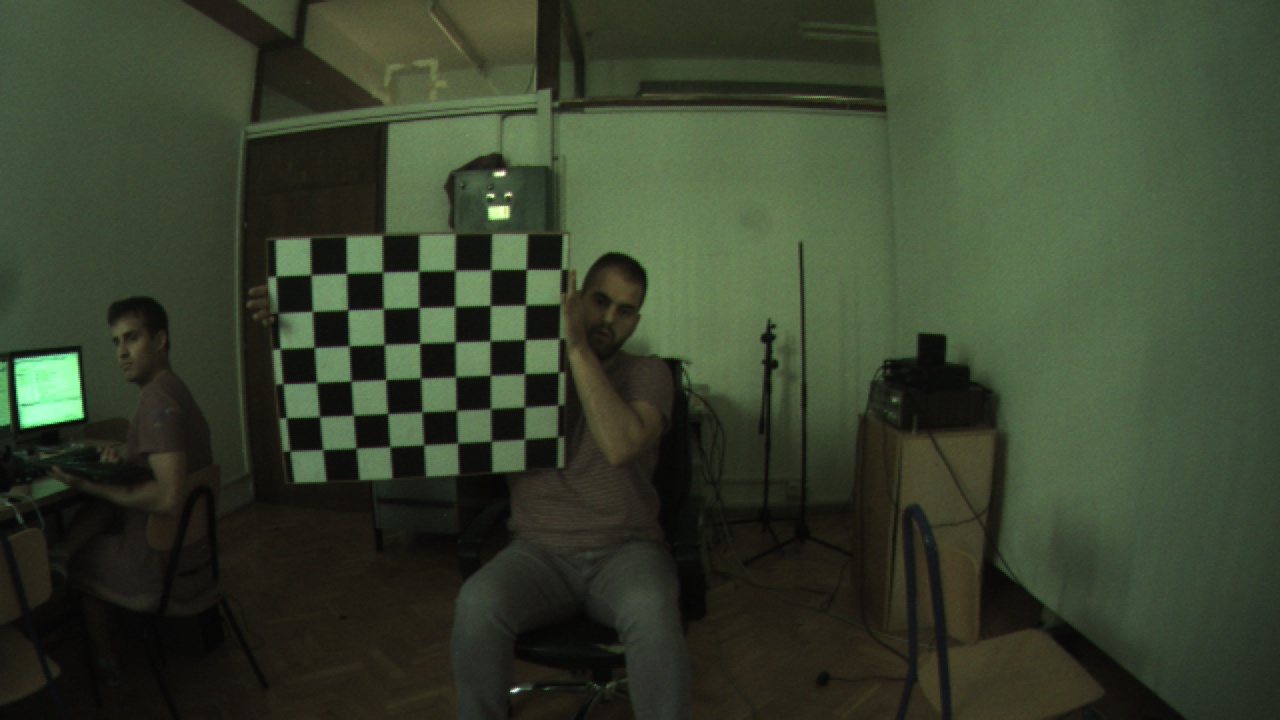
#> input picture dir_right/right_RGB26.jpg, 1280 x 720 px, found by its file name
$ python CCM.py
#> lines starting #> are read from the running program, lines starting #| are printed output that depends on the picture; after the words box and inside, x2 and y2 are one past the last pixel; in counts of white or black regions, pixels touching at a corner belong together
#!/usr/bin/env python3
# -*- coding: utf-8 -*-

import numpy as np
import cv2
import math
import time
#import imutils
import time
import os, errno


def apply_mask(matrix, mask, fill_value):
    masked = np.ma.array(matrix, mask=mask, fill_value=fill_value)
    return masked.filled()

def apply_threshold(matrix, low_value, high_value):
    low_mask = matrix < low_value
    matrix = apply_mask(matrix, low_mask, low_value)

    high_mask = matrix > high_value
    matrix = apply_mask(matrix, high_mask, high_value)

    return matrix

def simplest_cb(img, percent):
    assert img.shape[2] == 3
    assert percent > 0 and percent < 100

    half_percent = percent / 200.0

    channels = cv2.split(img)
    out_channels = []
    for channel in channels:
        assert len(channel.shape) == 2
        # find the low and high precentile values (based on the input percentile)
        height, width = channel.shape
        vec_size = width * height
        flat = channel.reshape(vec_size)

        assert len(flat.shape) == 1
        flat = np.sort(flat)
        n_cols = flat.shape[0]

        low_val  = flat[math.floor(n_cols * half_percent)]
        high_val = flat[math.ceil( n_cols * (1.0 - half_percent))]

        # saturate below the low percentile and above the high percentile
        thresholded = apply_threshold(channel, low_val, high_val)
        # scale the channel
        normalized = cv2.normalize(thresholded, thresholded.copy(), 0, 255, cv2.NORM_MINMAX)
        out_channels.append(normalized)

    return cv2.merge(out_channels)

img1 = cv2.imread("/home/minneyar/Desktop/stereocam2/dir_right/right_RGB26.jpg") #MARIN USPOEREDBA
#> img1 is the input picture: shape (720, 1280, 3); mean B, G, R 45.7, 65.3, 55.6
img2 = cv2.imread("/home/minneyar/Desktop/stereocam2/rectified imgs matlab/left4.jpg")  # MARIN USPOEREDBA
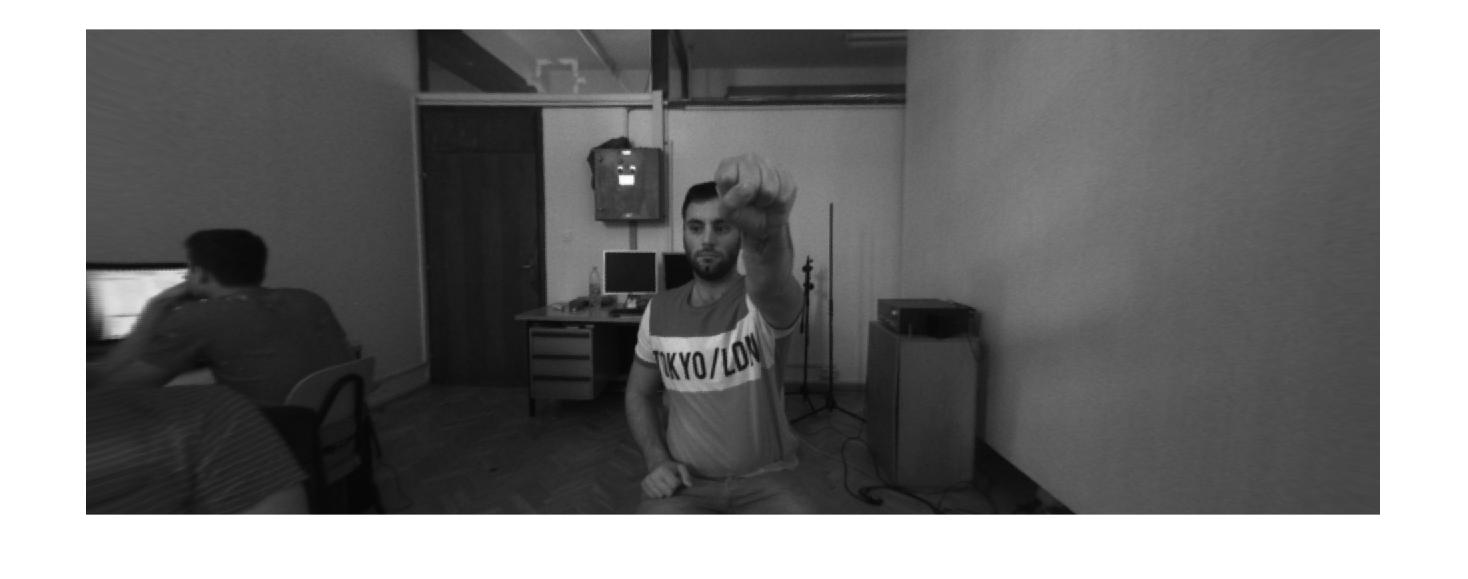
#> input picture rectified imgs matlab/left4.jpg, 1468 x 579 px, found by its file name
#> img2 is the input picture: shape (579, 1468, 3); min 2, max 255, mean 120.3
img3 = cv2.imread("/home/minneyar/Desktop/stereocam2/Depth Slike/Depth_luka.jpg")  # MARIN USPOEREDBA
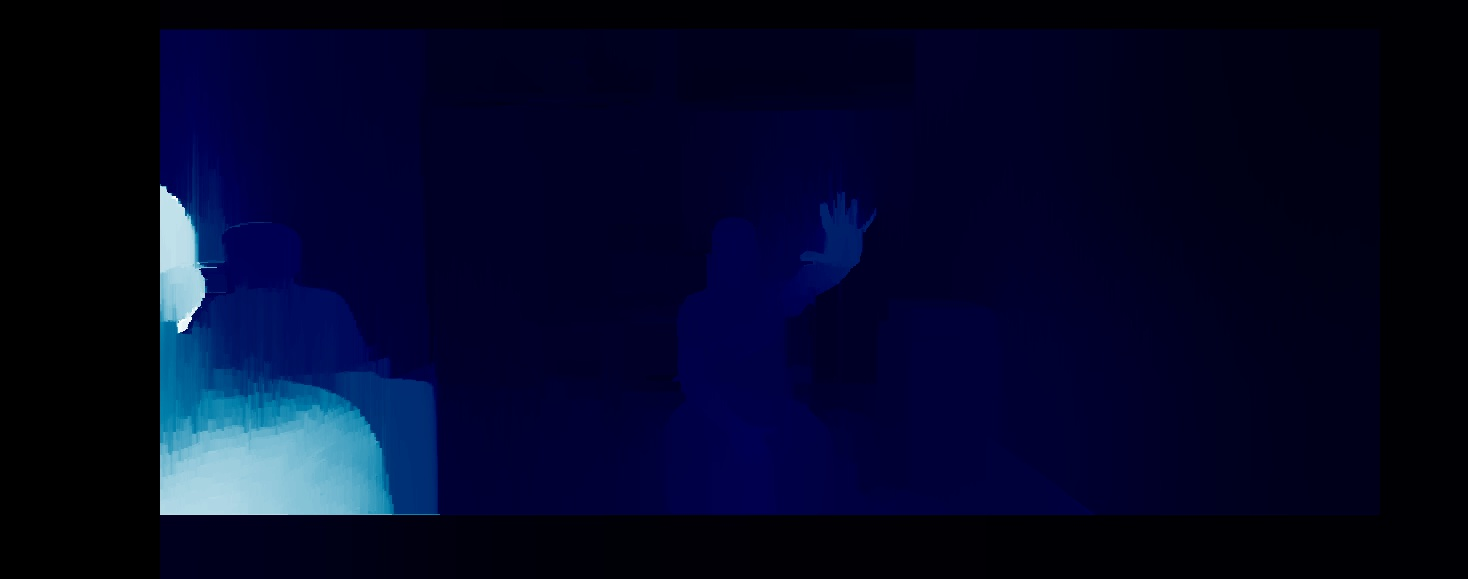
#> input picture Depth Slike/Depth_luka.jpg, 1468 x 579 px, found by its file name
#> img3 is the input picture: shape (579, 1468, 3); mean B, G, R 39.8, 8.2, 4


stackedFrames = np.concatenate((cv2.pyrDown(img1), cv2.pyrDown(simplest_cb(img1, 1))), axis=1)
#> the loop in simplest_cb, `for channel in channels:` made 3 passes
#> (low_val, high_val) on passes 1 to 3: (6, 114), (7, 175), (7, 120)
#> pass 1, in apply_threshold, `high_mask = matrix > high_value`:
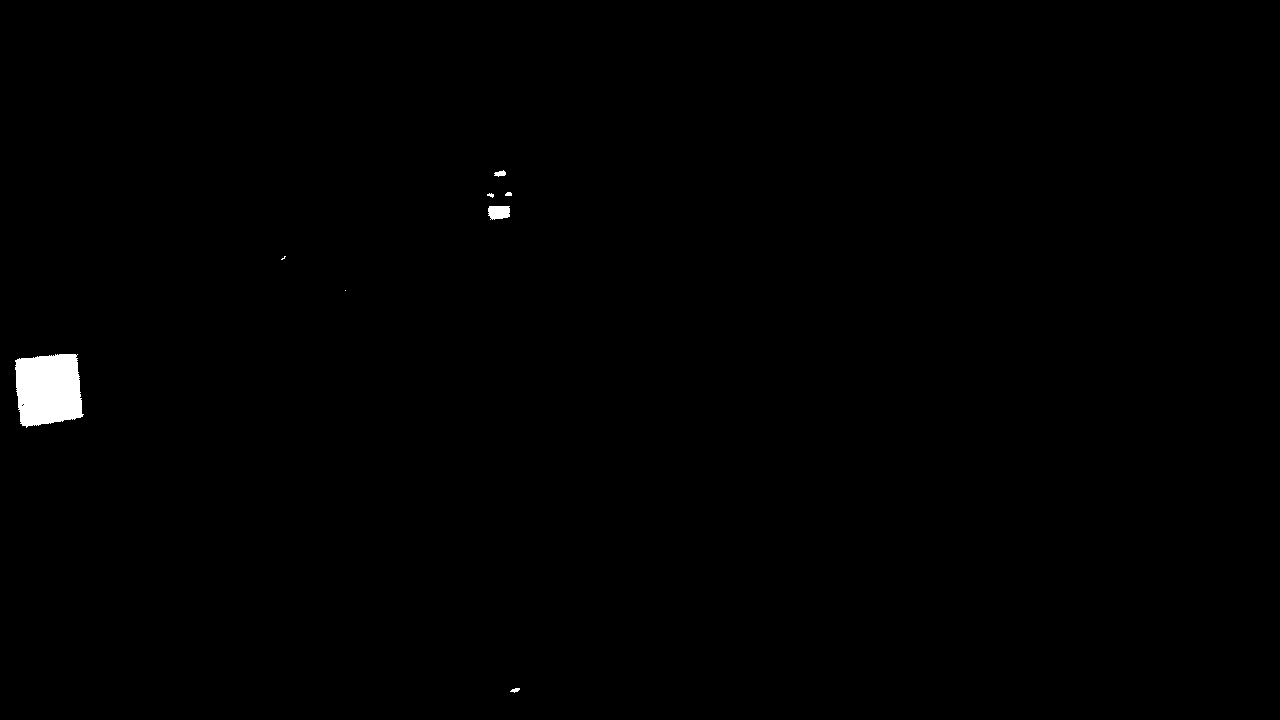
#> high_mask: shape (720, 1280) bool; 0.5% white; 8 white regions (2 under 20 px), largest, box (x1, y1, x2, y2) and area: (15, 354, 84, 428) 4202, (488, 206, 510, 220) 267, (494, 170, 506, 177) 53, (510, 688, 520, 693) 30, (505, 192, 512, 196) 24, (487, 193, 494, 198) 21
#> after the loop in simplest_cb, `for channel in channels:`:
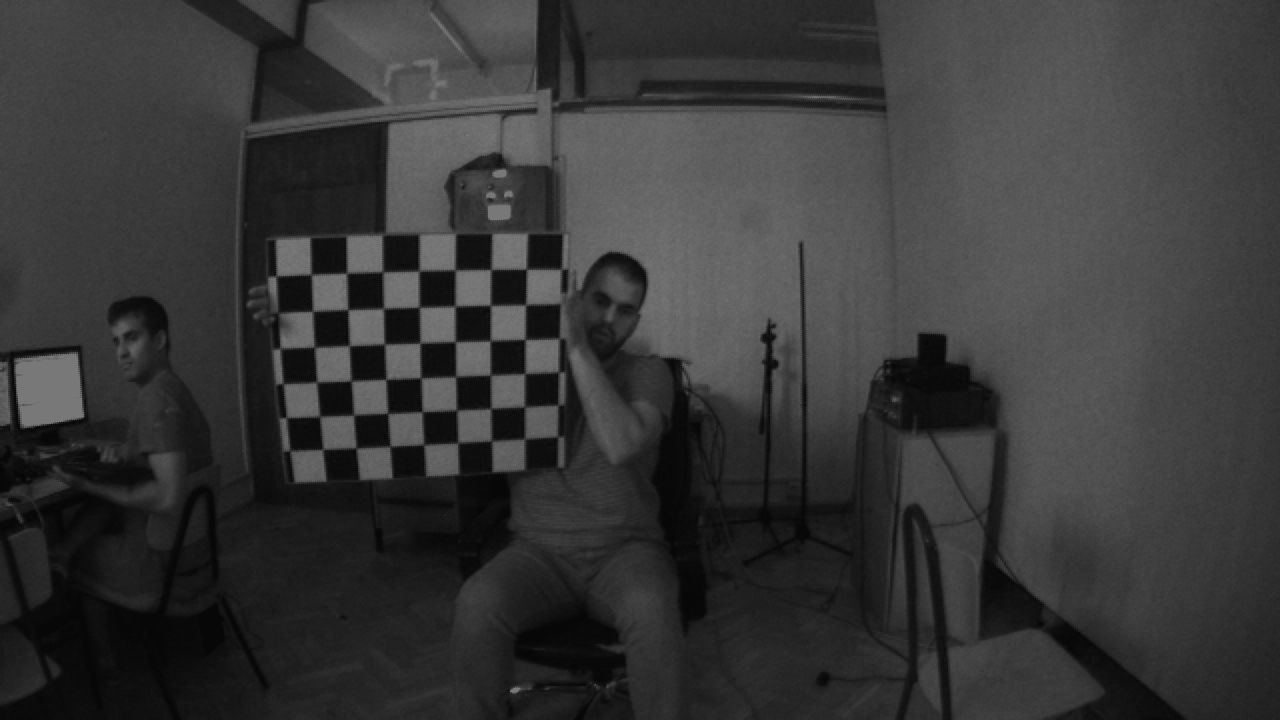
#> thresholded: shape (720, 1280); min 7, max 120, mean 55.4
#> after the loop in simplest_cb, `for channel in channels:`: out_channels = 3 items
stackedFrames = np.concatenate((cv2.pyrDown(img2), cv2.pyrDown(simplest_cb(img2, 1))), axis=1)
#> the loop in simplest_cb (call 2), `for channel in channels:` made 3 passes
#> stackedFrames: shape (290, 1468, 3)
stackedFrames = np.concatenate((cv2.pyrDown(img3), cv2.pyrDown(simplest_cb(img3, 1))), axis=1)
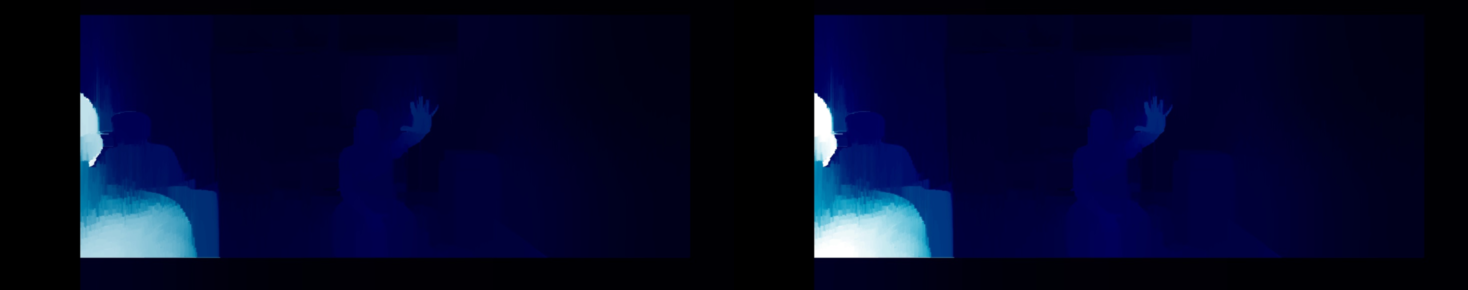
#> stackedFrames: shape (290, 1468, 3); mean B, G, R 42.1, 8.9, 4.9


save = cv2.imwrite('/home/minneyar/Desktop/stereocam2/calib_bouguet/Color conversion Matrix CCM/CCM6.jpg',stackedFrames)

#cv2.imshow("pic", simplest_cb(imgL,1))
cv2.imshow("pic", stackedFrames)

cv2.waitKey()
cv2.destroyAllWindows()
